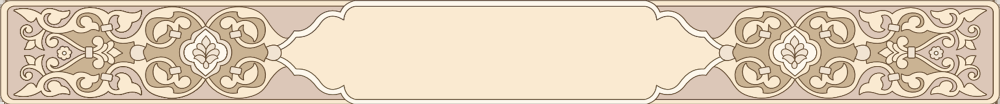
#> input picture packages/quran_qcf/assets/sura_header_banner.png, 2000 x 208 px, found by its file name (shown at 1/2 size)
$ python validate_header_centering.py
#> lines starting #> are read from the running program, lines starting #| are printed output that depends on the picture
#!/usr/bin/env python3
"""
Validate that surah name text is properly centered within the header banner.

Faithfully simulates the Flutter _SurahHeaderBanner widget logic:
  - Regression-based banner width & horizontal padding
  - Per-header ink-center-Y fractions with Transform.translate vertical offset
  - lineHeight = pageWidth * 174 / 1080

Usage:
    python3 validate_header_centering.py                          # Analyze page 601
    python3 validate_header_centering.py --page all               # Analyze all pages
    python3 validate_header_centering.py --page 601 --visual      # Generate overlay images
"""

import argparse
import json
from pathlib import Path

import cv2
import numpy as np

SCRIPT_DIR = Path(__file__).resolve().parent
ASSETS_DIR = SCRIPT_DIR / "assets"
BANNER_PATH = ASSETS_DIR / "images" / "sura_header_banner.png"
QURAN_IMAGES_DIR = ASSETS_DIR / "quran_images"
MAPPING_PATH = SCRIPT_DIR.parent.parent / "surah_header_mapping.json"

ALPHA_THRESHOLD = 12
HEADER_SPAN_MAX = 0.35
LINE_IMG_WIDTH = 1440
LINE_IMG_HEIGHT = 232

# --- Regression constants (must match quran_image_page.dart) ---
BANNER_HEIGHT_TO_WIDTH_RATIO = 0.11228293967474158
PORTRAIT_WIDTH_RATIO_BASE = 0.97354259
PORTRAIT_WIDTH_RATIO_ASPECT_SLOPE = -0.015786
PORTRAIT_WIDTH_RATIO_VIEWPORT_SLOPE = -0.0000049331266667
TARGET_INK_CENTER_Y_FRACTION = 0.509

# --- Per-header ink Y fractions (must match _headerInkCenterYFractions in Dart) ---
HEADER_INK_CENTER_Y_FRACTIONS: dict[int, dict[int, float]] = {
    1: {3: 0.5000, 11: 0.5108},
    2: {3: 0.5022, 11: 0.5108},
    50: {0: 0.4526},
    77: {0: 0.4806},
    106: {5: 0.5302},
    128: {0: 0.4504},
    151: {0: 0.4461},
    177: {0: 0.4612},
    187: {0: 0.4720},
    208: {0: 0.4569},
    221: {6: 0.4698},
    235: {8: 0.5560},
    249: {0: 0.4720},
    255: {2: 0.4914},
    262: {0: 0.4634},
    267: {6: 0.5043},
    282: {0: 0.4698},
    293: {9: 0.6099},
    305: {0: 0.4569},
    312: {4: 0.4957},
    322: {0: 0.4591},
    332: {0: 0.4655},
    342: {0: 0.4655},
    350: {0: 0.4634},
    359: {10: 0.5711},
    367: {0: 0.4634},
    377: {0: 0.4655},
    385: {7: 0.5539},
    396: {7: 0.5237},
    404: {9: 0.6250},
    411: {0: 0.4504},
    415: {0: 0.4591},
    418: {0: 0.4612},
    428: {0: 0.4741},
    434: {7: 0.5841},
    440: {3: 0.4741},
    446: {0: 0.4677},
    453: {0: 0.4634},
    458: {3: 0.5280},
    467: {2: 0.5453},
    477: {0: 0.4634},
    483: {0: 0.4612},
    489: {4: 0.5948},
    496: {0: 0.4677},
    499: {0: 0.4612},
    502: {6: 0.5323},
    507: {0: 0.4741},
    511: {0: 0.4763},
    515: {6: 0.5841},
    518: {0: 0.4655},
    520: {11: 0.5927},
    523: {7: 0.5129},
    526: {0: 0.4677},
    528: {9: 0.5043},
    531: {4: 0.5690},
    534: {6: 0.5151},
    537: {10: 0.5991},
    542: {0: 0.4612},
    545: {6: 0.5172},
    549: {0: 0.4655},
    551: {6: 0.5474},
    553: {0: 0.4655},
    554: {6: 0.5517},
    556: {0: 0.4720},
    558: {0: 0.4634},
    560: {0: 0.4698},
    562: {0: 0.4547},
    564: {5: 0.5948},
    566: {9: 0.5517},
    568: {8: 0.5991},
    570: {4: 0.5237},
    572: {0: 0.4698},
    574: {0: 0.4634},
    575: {7: 0.5302},
    577: {5: 0.4634},
    578: {9: 0.5302},
    580: {6: 0.5237},
    582: {0: 0.4763},
    583: {7: 0.5582},
    585: {0: 0.4612},
    586: {1: 0.5259},
    587: {0: 0.4698, 11: 0.5690},
    589: {2: 0.5172},
    590: {1: 0.5366},
    591: {0: 0.4655, 9: 0.5474},
    592: {4: 0.4978},
    593: {2: 0.4978},
    594: {5: 0.5560},
    595: {1: 0.5216, 10: 0.5690},
    596: {5: 0.5000, 12: 0.5151},
    597: {2: 0.5496, 8: 0.5366},
    598: {3: 0.5302, 8: 0.6142},
    599: {5: 0.5409, 11: 0.5733},
    600: {3: 0.5043, 10: 0.4935},
    601: {0: 0.4634, 4: 0.5280, 10: 0.6013},
    602: {0: 0.4634, 5: 0.5884, 11: 0.5690},
    603: {0: 0.4461, 5: 0.5431, 10: 0.5690},
    604: {0: 0.4483, 4: 0.5237, 9: 0.5862},
}


def detect_banner_window(banner_path: Path) -> dict:
    """Detect the ornamental window region in the header banner."""
    img = cv2.imread(str(banner_path), cv2.IMREAD_UNCHANGED)
#> img is the input picture: shape (208, 2000, 4); mean B, G, R, A 184, 206.9, 224.3, 254
    if img is None:
        raise FileNotFoundError(f"Cannot load banner: {banner_path}")

    gray = cv2.cvtColor(img[:, :, :3], cv2.COLOR_BGR2GRAY)
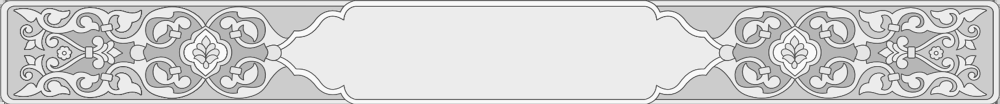
#> gray: shape (208, 2000) (shown at 1/2 size); min 49, max 255, mean 209.6
    col_std = gray.astype(np.float64).std(axis=0)
#> col_std = 2000 values, max 59.92 at index 1917, min 16.16 at index 1997, mean 36.85

    kernel = np.ones(20) / 20
    smoothed = np.convolve(col_std, kernel, mode="same")
#> smoothed = 2000 values, max 53.28 at index 93, min 11.55 at index 0, mean 36.79

    center = img.shape[1] // 2
#> center = 1000
    threshold = 30.0

    left = center
#> left = 1000
    for c in range(center, 0, -1):
        if smoothed[c] > threshold:
            left = c + 1
            break

    right = center
#> right = 1000
    for c in range(center, img.shape[1]):
        if smoothed[c] > threshold:
            right = c - 1
            break

    window_center = (left + right) / 2.0
#> window_center = 1000.5
    window_width = right - left
#> window_width = 603

    return {
        "left": left,
        "right": right,
        "center": window_center,
        "width": window_width,
        "center_frac": window_center / img.shape[1],
        "img_width": img.shape[1],
        "img_height": img.shape[0],
    }


# [39 lines left out: function detect_text_bounds, not called in this run]


def compute_banner_layout(device_width: float, device_height: float) -> dict:
    """Compute banner dimensions using the Ayah app regression model."""
    short_side = min(device_width, device_height)
    long_side = max(device_width, device_height)
    aspect_ratio = short_side / long_side if long_side > 0 else 0

    width_ratio = (
        PORTRAIT_WIDTH_RATIO_BASE
        + PORTRAIT_WIDTH_RATIO_ASPECT_SLOPE * aspect_ratio
        + PORTRAIT_WIDTH_RATIO_VIEWPORT_SLOPE * device_width
    )
    width_ratio = max(0.0, min(1.0, width_ratio))

    banner_width = round(device_width * width_ratio)
    banner_height = round(banner_width * BANNER_HEIGHT_TO_WIDTH_RATIO)
    h_padding = (device_width - banner_width) / 2
    line_height = device_width * 174 / 1080

    return {
        "banner_width": banner_width,
        "banner_height": banner_height,
        "h_padding": h_padding,
        "line_height": line_height,
        "width_ratio": width_ratio,
    }


# [83 lines left out: functions compute_vertical_offset, compute_screen_offset, compute_vertical_screen_offset, not called in this run]


def load_mapping() -> dict[int, list[int]]:
    with open(MAPPING_PATH) as f:
        raw = json.load(f)
    return {int(k): v for k, v in raw.items()}


# [183 lines left out: functions analyze_page, generate_visual_overlay, print_report, not called in this run]


def main():
    parser = argparse.ArgumentParser(description="Validate surah header banner centering")
    parser.add_argument("--page", default="601",
                        help="Page number or 'all' (default: 601)")
    parser.add_argument("--device-width", type=float, default=393,
                        help="Simulated device width (default: 393)")
    parser.add_argument("--device-height", type=float, default=852,
                        help="Simulated device height (default: 852)")
    parser.add_argument("--h-threshold", type=float, default=2.0,
                        help="Horizontal offset flag threshold in px (default: 2.0)")
    parser.add_argument("--v-threshold", type=float, default=2.0,
                        help="Vertical offset flag threshold in px (default: 2.0)")
    parser.add_argument("--visual", action="store_true",
                        help="Generate overlay debug images")
    parser.add_argument("--output-dir", default="/tmp/header_centering",
                        help="Output directory for overlays")
    args = parser.parse_args()

    output_dir = Path(args.output_dir)

    print("Detecting banner window region...")
    window = detect_banner_window(BANNER_PATH)
    print(f"  Window: cols {window['left']}–{window['right']}, "
          f"center={window['center']:.1f} ({window['center_frac']:.4f})")
#|   Window: cols 699–1302, center=1000.5 (0.5002)

    layout = compute_banner_layout(args.device_width, args.device_height)
    print(f"  Layout: banner={layout['banner_width']}x{layout['banner_height']}px, "
          f"padding={layout['h_padding']:.1f}px, lineHeight={layout['line_height']:.1f}px")

    mapping = load_mapping()

    if args.page.lower() == "all":
        pages = sorted(mapping.keys())
    else:
        page_num = int(args.page)
        if page_num not in mapping:
            print(f"Page {page_num} has no surah headers in the mapping.")
            return
        pages = [page_num]

    all_results = []
    for page in pages:
        results = analyze_page(
            page, mapping[page], window, layout,
            args.h_threshold, args.v_threshold, args.visual, output_dir,
        )
        all_results.extend(results)

    print()
    print_report(all_results, layout)

    if args.visual:
        n = sum(1 for r in all_results if "error" not in r)
        print(f"\nVisual overlays saved to: {output_dir}/ ({n} images)")


if __name__ == "__main__":
#> (the run stopped early here; a loop or call above may not have finished)
